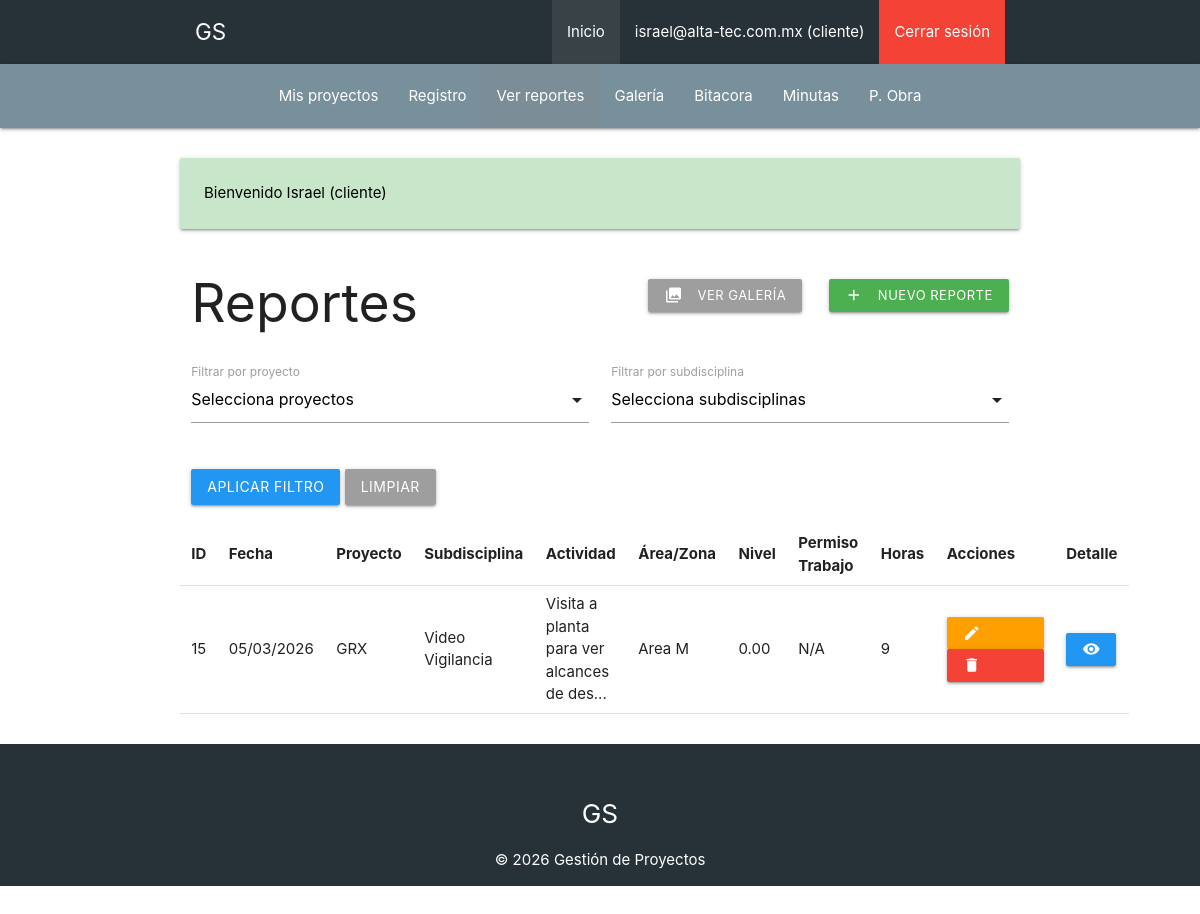
The app's page /reportes (signed in) with its own data.
### tables this page shows
CREATE TABLE `reportes` (
  `id` int NOT NULL AUTO_INCREMENT,
  `proyecto_id` int NOT NULL,
  `subdisciplina_id` int DEFAULT NULL,
  `actividad` text NOT NULL,
  `area_zonal` text,
  `nivel` text,
  `permisoTrabajo` text,
  `horastrabajadas` int DEFAULT NULL,
  `imagenes` json DEFAULT NULL,
  `created_at` datetime NOT NULL DEFAULT CURRENT_TIMESTAMP,
  PRIMARY KEY (`id`),
  KEY `proyecto_id` (`proyecto_id`),
  KEY `subdisciplina_id` (`subdisciplina_id`),
  CONSTRAINT `reportes_ibfk_1` FOREIGN KEY (`proyecto_id`) REFERENCES `proyectos` (`id`),
  CONSTRAINT `reportes_ibfk_2` FOREIGN KEY (`subdisciplina_id`) REFERENCES `subdisciplinas` (`id`)
);

CREATE TABLE `proyectos` (
  `id` int NOT NULL AUTO_INCREMENT,
  `nombre` varchar(255) NOT NULL,
  `ubicacion` varchar(255) NOT NULL,
  `disciplina_id` int NOT NULL,
  `subdisciplina_id` int NOT NULL,
  `fecha_inicio` date NOT NULL,
  `fecha_fin` date DEFAULT NULL,
  PRIMARY KEY (`id`),
  KEY `disciplina_id` (`disciplina_id`),
  KEY `subdisciplina_id` (`subdisciplina_id`),
  CONSTRAINT `proyectos_ibfk_1` FOREIGN KEY (`disciplina_id`) REFERENCES `disciplinas` (`id`),
  CONSTRAINT `proyectos_ibfk_2` FOREIGN KEY (`subdisciplina_id`) REFERENCES `subdisciplinas` (`id`)
);

CREATE TABLE `subdisciplinas` (
  `id` int NOT NULL AUTO_INCREMENT,
  `disciplina_id` int NOT NULL,
  `nombre` varchar(100) NOT NULL,
  PRIMARY KEY (`id`),
  KEY `disciplina_id` (`disciplina_id`),
  CONSTRAINT `subdisciplinas_ibfk_1` FOREIGN KEY (`disciplina_id`) REFERENCES `disciplinas` (`id`) ON DELETE CASCADE
);

### controllers/ReporteController.php (called while the page is built, shortened)
<?php
class ReporteController {
    public static function index(Router $router) {
        $idUsuario = idActual();
        $canCreate = esAdmin();
        if(esAdmin()) {
            $filterProjects = Proyecto::all();
        } else {
            $sql = "SELECT p.* FROM permisos perm JOIN proyectos p ON perm.proyecto_id = p.id " .
                   "WHERE perm.cliente_id = " . intval($idUsuario);
            $filterProjects = Proyecto::consultaSQL($sql);
        }
        $filterSubdisciplinas = \Model\Subdisciplina::all();
        $selected = [];
        $selectedSub = [];
        if(esAdmin()) {
            $query = "SELECT r.*, sd.nombre AS subdisciplina_nombre " .
                     "FROM reportes r " .
                     "JOIN proyectos p ON r.proyecto_id = p.id " .
                     "LEFT JOIN subdisciplinas sd ON r.subdisciplina_id = sd.id";
            $conditions = [];
            if(!empty($selected)) {
                $conditions[] = "r.proyecto_id IN (" . join(',', $selected) . ")";
            }
            if(!empty($selectedSub)) {
                $conditions[] = "r.subdisciplina_id IN (" . join(',', $selectedSub) . ")";
            }
            if(!empty($conditions)) {
                $query .= " WHERE " . join(' AND ', $conditions);
            }
            if(Reporte::hasColumn('created_at')) {
                $query .= " ORDER BY r.created_at DESC";
            }
            $reportes = Reporte::consultaSQL($query);
        } else {
            $query = "SELECT r.*, perm.permiso AS permiso_tipo, sd.nombre AS subdisciplina_nombre " .
                     "FROM reportes r " .
                     "JOIN permisos perm ON r.proyecto_id = perm.proyecto_id " .
                     "JOIN proyectos p ON r.proyecto_id = p.id " .
                     "LEFT JOIN subdisciplinas sd ON r.subdisciplina_id = sd.id " .
                     "WHERE perm.cliente_id = " . intval($idUsuario);
            if(Reporte::hasColumn('created_at')) {
                $query .= " ORDER BY r.created_at DESC";
            }
            $reportes = Reporte::consultaSQL($query);
            $q2 = "SELECT 1 FROM permisos WHERE cliente_id=" . intval($idUsuario) . " AND permiso='editar' LIMIT 1";
            $tmp = Permiso::consultaSQL($q2);
            if(!empty($tmp)) {
                $canCreate = true;
            }
        }
        $router->render('reportes/index', [
            'reportes' => $reportes,
            'canCreate' => $canCreate,
            'filterProjects' => $filterProjects,
            'selectedProjects' => $selected,
            'filterSubdisciplinas' => $filterSubdisciplinas,
            'selectedSubdisciplinas' => $selectedSub
        ]);
    }
}

### public/index.php (called while the page is built, shortened)
<?php
$router = new Router();
$router->get('/', [PaginasController::class, 'index']);
$router->post('/', [PaginasController::class, 'index']);
$router->get('/p-obra', [ActividadObraController::class, 'index']);
$router->get('/p-obra/crear', [ActividadObraController::class, 'crear']);
$router->post('/p-obra/crear', [ActividadObraController::class, 'crear']);
$router->get('/p-obra/editar', [ActividadObraController::class, 'editar']);
$router->post('/p-obra/editar', [ActividadObraController::class, 'editar']);
$router->post('/p-obra/eliminar', [ActividadObraController::class, 'eliminar']);
$router->get('/logout', [AuthController::class, 'logout']);
$router->get('/admin', [AdminController::class, 'index']);
$router->get('/empresas', [EmpresaController::class, 'index']);
$router->get('/empresas/crear', [EmpresaController::class, 'crear']);
$router->post('/empresas/crear', [EmpresaController::class, 'crear']);
$router->get('/empresas/actualizar', [EmpresaController::class, 'actualizar']);
$router->post('/empresas/actualizar', [EmpresaController::class, 'actualizar']);
$router->post('/empresas/eliminar', [EmpresaController::class, 'eliminar']);
$router->get('/permisos', [PermisoController::class, 'index']);
$router->get('/permisos/crear', [PermisoController::class, 'crear']);
$router->post('/permisos/crear', [PermisoController::class, 'crear']);
$router->get('/permisos/actualizar', [PermisoController::class, 'actualizar']);
$router->post('/permisos/actualizar', [PermisoController::class, 'actualizar']);
$router->post('/permisos/eliminar', [PermisoController::class, 'eliminar']);
$router->get('/mis-proyectos', [PermisoController::class, 'misProyectos']);
$router->get('/clientes', [UsuarioController::class, 'index']);
$router->get('/clientes/crear', [UsuarioController::class, 'crear']);
$router->post('/clientes/crear', [UsuarioController::class, 'crear']);
$router->get('/clientes/actualizar', [UsuarioController::class, 'actualizar']);
$router->post('/clientes/actualizar', [UsuarioController::class, 'actualizar']);
$router->post('/clientes/eliminar', [UsuarioController::class, 'eliminar']);
$router->get('/disciplinas', [DisciplinaController::class, 'index']);
$router->get('/disciplinas/crear', [DisciplinaController::class, 'crear']);
$router->post('/disciplinas/crear', [DisciplinaController::class, 'crear']);
$router->get('/disciplinas/actualizar', [DisciplinaController::class, 'actualizar']);
$router->post('/disciplinas/actualizar', [DisciplinaController::class, 'actualizar']);
$router->post('/disciplinas/eliminar', [DisciplinaController::class, 'eliminar']);
$router->get('/subdisciplinas', [SubdisciplinaController::class, 'index']);
$router->get('/subdisciplinas/crear', [SubdisciplinaController::class, 'crear']);
$router->post('/subdisciplinas/crear', [SubdisciplinaController::class, 'crear']);
$router->get('/subdisciplinas/actualizar', [SubdisciplinaController::class, 'actualizar']);
$router->post('/subdisciplinas/actualizar', [SubdisciplinaController::class, 'actualizar']);
$router->post('/subdisciplinas/eliminar', [SubdisciplinaController::class, 'eliminar']);
$router->get('/proyectos', [ProyectoController::class, 'index']);
$router->get('/proyectos/crear', [ProyectoController::class, 'crear']);
$router->post('/proyectos/crear', [ProyectoController::class, 'crear']);
$router->get('/proyectos/actualizar', [ProyectoController::class, 'actualizar']);
$router->post('/proyectos/actualizar', [ProyectoController::class, 'actualizar']);
$router->post('/proyectos/eliminar', [ProyectoController::class, 'eliminar']);
$router->get('/reportes', [ReporteController::class, 'index']);
$router->get('/reportes/crear', [ReporteController::class, 'crear']);
$router->post('/reportes/crear', [ReporteController::class, 'crear']);
$router->get('/reportes/editar', [ReporteController::class, 'editar']);
$router->post('/reportes/editar', [ReporteController::class, 'editar']);
$router->get('/reportes/detalle', [ReporteController::class, 'detalle']);
$router->post('/reportes/eliminar', [ReporteController::class, 'eliminar']);
$router->get('/reportes/galeria', [ReporteController::class, 'galeria']);
$router->get('/categorias', [CategoriaController::class, 'index']);
$router->get('/categorias/crear', [CategoriaController::class, 'crear']);
$router->post('/categorias/crear', [CategoriaController::class, 'crear']);
$router->get('/categorias/actualizar', [CategoriaController::class, 'actualizar']);
$router->post('/categorias/actualizar', [CategoriaController::class, 'actualizar']);
$router->post('/categorias/eliminar', [CategoriaController::class, 'eliminar']);
$router->get('/bitacora', [BitacoraController::class, 'index']);
$router->get('/bitacora/crear', [BitacoraController::class, 'crear']);
$router->post('/bitacora/crear', [BitacoraController::class, 'crear']);
$router->get('/bitacora/editar', [BitacoraController::class, 'editar']);
$router->post('/bitacora/editar', [BitacoraController::class, 'editar']);
$router->post('/bitacora/eliminar', [BitacoraController::class, 'eliminar']);
$router->get('/bitacora/detalle', [BitacoraController::class, 'detalle']);
$router->get('/minutas', [MinutaController::class, 'index']);
$router->get('/minutas/crear', [MinutaController::class, 'crear']);
$router->post('/minutas/crear', [MinutaController::class, 'crear']);
$router->get('/minutas/actualizar', [MinutaController::class, 'actualizar']);
$router->post('/minutas/actualizar', [MinutaController::class, 'actualizar']);
$router->post('/minutas/eliminar', [MinutaController::class, 'eliminar']);
$router->get('/minutas/detalle', [MinutaController::class, 'detalle']);
$router->comprobarRutas();

### includes/funciones.php (called while the page is built, shortened)
<?php
function leerCookieAuth(): ?array {
    $raw = $_COOKIE[AUTH_COOKIE] ?? null;
    $data = json_decode(base64_decode($raw), true);
    return $data;
}
function esAdmin(): bool {
    $auth = leerCookieAuth();
    return $auth !== null && ($auth['rol'] ?? '') === 'admin';
}
function idActual(): ?int {
    $auth = leerCookieAuth();
    return isset($auth['id']) ? intval($auth['id']) : null;
}

### models/ActiveRecord.php (called while the page is built, shortened)
<?php
class ActiveRecord {
    protected static $infoBasedatos;
    protected static $tabla = '';
    public static function confDatabase($baseDatos) {
        self::$infoBasedatos = $baseDatos;
    }
    public static function consultaSQL($query) {
        $resultado = self::$infoBasedatos->query($query);
        $array = [];
        while($registroDB = $resultado->fetch_assoc()) {
            $array[] = static::crearObjeto($registroDB);
        }
        return $array;
    }
    public static function hasColumn($columna) {
        $tabla = static::$tabla;
        $sql = "SHOW COLUMNS FROM {$tabla} LIKE '" . self::$infoBasedatos->escape_string($columna) . "'";
        $resultado = self::$infoBasedatos->query($sql);
        return ($resultado && $resultado->num_rows > 0);
    }
    protected static function crearObjeto($registro) {
        $objeto = new static;
        foreach($registro as $key => $value) {
            if(property_exists($objeto, $key)) {
                $objeto->$key = $value;
            }
        }
        return $objeto;
    }
    public static function find($id) {
        $consulta = "SELECT * FROM " . static::$tabla . " WHERE id = $id";
        $resultado = self::consultaSQL($consulta);
        return array_shift($resultado);
    }
}

### models/Reporte.php (called while the page is built, shortened)
<?php
class Reporte extends ActiveRecord {
    public function __construct($args = []) {
        $this->proyecto_nombre = $args['proyecto_nombre'] ?? null;
    }
}

### views/reportes/index.php (the view, shortened to what this page needs)
<div class="row valign-wrapper" style="margin-bottom:1rem;">
    <div class="col s12 m6">
        <h2 class="left">Reportes</h2>
    </div>
    <?php if(isset($canCreate) && $canCreate): ?>
    <div class="col s12 m6 right-align">
        <a href="/reportes/galeria" class="btn grey btn-small" style="margin-right:1rem;"><i class="material-icons left">photo_library</i>Ver galería</a>
        <a href="/reportes/crear" class="btn green btn-small"><i class="material-icons left">add</i>Nuevo reporte</a>
    </div>
    <?php endif; ?>
</div>
<?php if(!empty($filterProjects)): ?>
<form method="GET" class="row" style="margin-top:1rem;">
    <div class="input-field col s12 m6">
        <label>Filtrar por proyecto</label>
    </div>
    <div class="input-field col s12 m6">
        <label>Filtrar por subdisciplina</label>
    </div>
    <div class="col s12 m6" style="margin-top:1.5rem;">
        <button type="submit" class="btn blue">Aplicar filtro</button>
        <a href="/reportes" class="btn grey">Limpiar</a>
    </div>
</form>
<?php endif; ?>
<div class="responsive-table">
<table class="tabla-datos">
    <thead>
        <tr>
            <th>ID</th>
            <th>Fecha</th>
            <th>Proyecto</th>
            <th>Subdisciplina</th>
            <th class="col-actividad">Actividad</th>
            <th>Área/Zona</th>
            <th>Nivel</th>
            <th>Permiso Trabajo</th>
            <th>Horas</th>
            <th>Acciones</th>
            <th>Detalle</th>
        </tr>
    </thead>
    <tbody>
        <?php foreach($reportes as $r): ?>
            <tr>
                <td><?php echo $r->id; ?></td>
            <td><?php echo isset($r->created_at) ? date('d\/m\/Y', strtotime($r->created_at)) : '-'; ?></td>
                <?php
                $proj = Proyecto::find($r->proyecto_id);
                ?>
                <td><?php echo $r->proyecto_nombre ?? $proj->nombre ?? '-'; ?></td>
                <td><?php echo $r->subdisciplina_nombre ?? '-'; ?></td>
                <td><?php echo htmlspecialchars(
                    strlen($r->actividad) > 40 ? substr($r->actividad,0,40) . '...' : $r->actividad
                ); ?></td>
                <td><?php echo htmlspecialchars(
                    strlen($r->area_zonal) > 40 ? substr($r->area_zonal,0,40) . '...' : $r->area_zonal
                ); ?></td>
                <td><?php echo $r->nivel; ?></td>
                <td><?php echo htmlspecialchars(
                    strlen($r->permisoTrabajo) > 40 ? substr($r->permisoTrabajo,0,40) . '...' : $r->permisoTrabajo
                ); ?></td>
                <td><?php echo $r->horastrabajadas; ?></td>
                <td>
                    <?php
                    $canModify = esAdmin() || (isset($r->permiso_tipo) && $r->permiso_tipo === 'editar');
                ?>
                <?php if($canModify): ?>
                    <a href="/reportes/editar?id=<?php echo $r->id; ?>" class="btn amber darken-2 btn-small"><i class="material-icons left">edit</i>Editar</a>
                    <form method="POST" action="/reportes/eliminar" style="display:inline;">
                        <button type="submit" class="btn red btn-small"><i class="material-icons left">delete</i>Eliminar</button>
                    </form>
                <?php else: ?>
                <?php endif; ?>
                </td>
                <td>
                    <a href="/reportes/detalle?id=<?php echo $r->id; ?>" class="btn blue btn-small" title="Ver detalle"><i class="material-icons">visibility</i></a>
                </td>
            </tr>
        <?php endforeach; ?>
    </tbody>
</table>
</div>

### records on screen
reportes: id "15", created_at "05/03/2026", proyecto.nombre "GRX", subdisciplina.nombre "Video Vigilancia", actividad "Visita a planta para ver alcances de des...", area_zonal "Area M", nivel "0.00", permisoTrabajo "N/A", horastrabajadas "9"

### other values on screen
usuarioActual() "israel@alta-tec.com.mx"
rolActual() "cliente"
$textoMensaje "Bienvenido Israel (cliente)"
